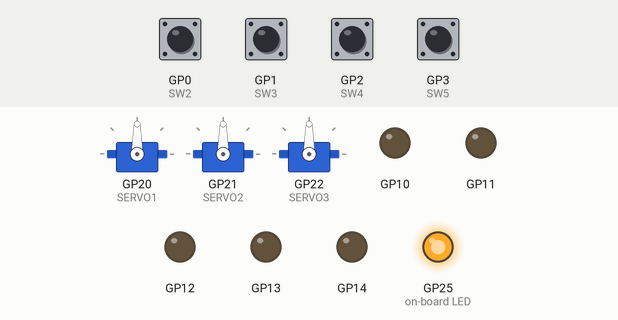
Recording of a program running on a simulated Raspberry Pi Pico running MicroPython. Parts: 3 × servo, output pins drawn as LEDs (lit = HIGH). The test bench sets the inputs (shaded band); at power-on: GP0 (SW2), GP1 (SW3), GP2 (SW4), GP3 (SW5) HIGH. Servo angles are drawn from the pulse width (0.5 ms = 0°, 2.5 ms = 180°); what the program prints to the serial console is not drawn.

Above: at 1.2 s.
1.3 s: GP0 (SW2) pulled LOW for 1 s
At 2.8 s:
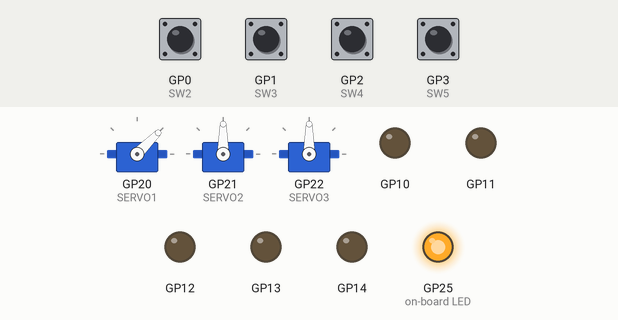
3.8 s: GP3 (SW5) pulled LOW for 1 s
At 5.9 s:
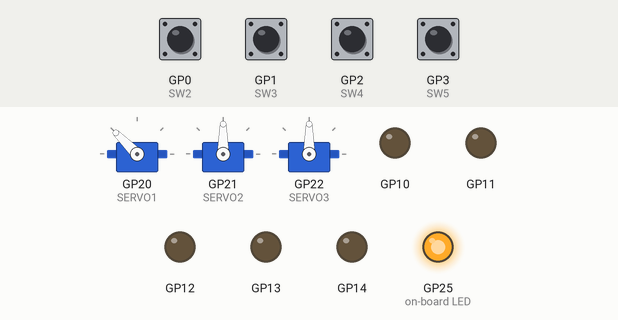
6.3 s: GP1 (SW3) pulled LOW for 1 s
At 7.6 s:
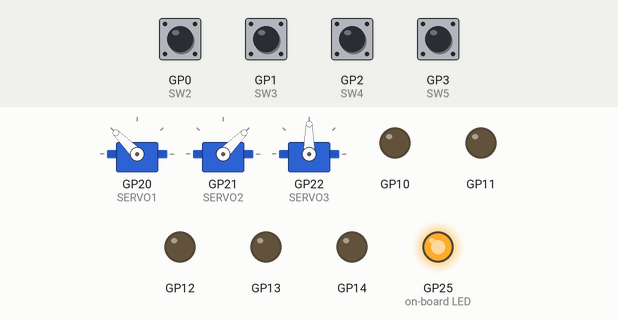
8.8 s: GP2 (SW4) pulled LOW for 1 s
At 10.3 s:
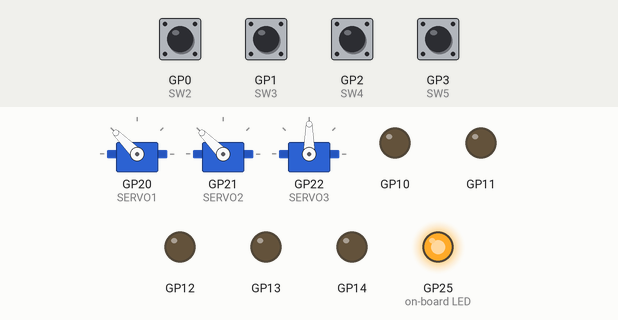
11.3 s: GP0 (SW2) pulled LOW for 0.15 s
At 11.9 s:
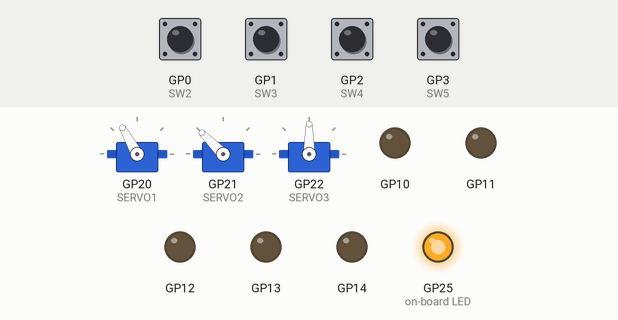
12.9 s: GP1 (SW3) pulled LOW for 1 s
At 14.3 s:
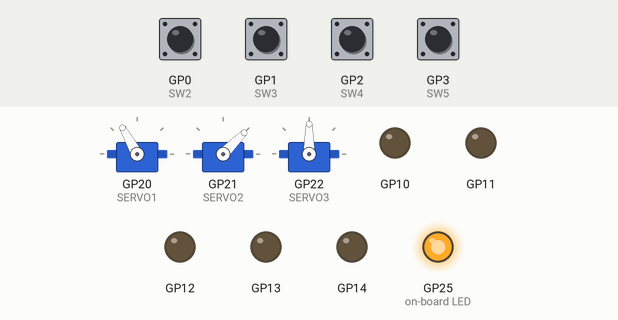
Timing chart, 0 to 15.9 s (numbered marks = the images above; inputs shaded):
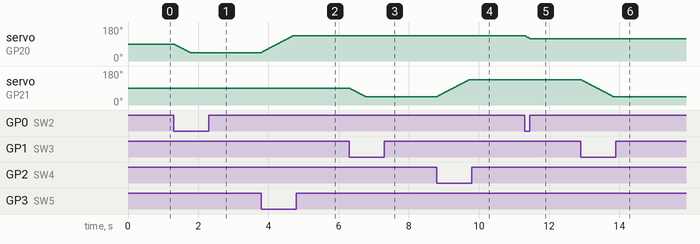

The program:

B10_Servo_Controller_Project.py
```python
# ================================================================================
# Project: Servo Controller [B10_Servo_Controller_Project.py]
# Version: 1.2
# Updated: September 14, 2026
#
# Platform: mirobo.tech BEAPER Pico circuit (any configuration)
# Requires: BEAPER_Pico.py board module file
#
# Before starting this project, re-read GE 1 and GE 3 from
# Activity 10: Analog Output.
#
# IMPORTANT - How servo PWM differs from LED and motor PWM:
#
# For LEDs and motors, the duty cycle (proportion of on-time) is
# what matters. The PWM frequency can vary within a wide range.
#
# For hobby servos, position is encoded differently: the servo
# expects a pulse of a specific width, repeated at a fixed rate.
# The standard is a 50 Hz signal (one pulse every 20ms), but the
# pulse width is different depending on the servo's travel angle:
#
# For 90 degree travel servos:
#   - 1.0ms pulse width = full anti-clockwise (~0 degrees)
#   - 1.5ms pulse width = centre position (~45 degrees)
#   - 2.0ms pulse width = full clockwise (~90 degrees)
#
# For 180 degree travel servos:
#   - 0.5ms pulse width = full anti-clockwise (~0 degrees)
#   - 1.5ms pulse width = centre position (~90 degrees)
#   - 2.5ms pulse width = full clockwise (~180 degrees)
#
# Servo connector locations on BEAPER Pico:
#   H5 - Servo channel 1 (use beaper.set_servo(SERVO1, angle))
#   H6 - Servo channel 2 (use beaper.set_servo(SERVO2, angle))
#   H7 - Servo channel 3 (use beaper.set_servo(SERVO3, angle))
#
# Note: BEAPER Pico has three servo channels (H5-H7), not four -
# H8 is shared with the piezo speaker instead of a fourth servo.
# This project only uses two channels, so the difference doesn't
# affect the code below.
#
# Controls:
#   RV1 - servo 1 position (0-90 degrees, if pots installed)
#   RV2 - servo 2 position (0-90 degrees, if pots installed)
#   SW2/SW5 - servo 1 step clockwise/anti-clockwise (if no pots)
#   SW3/SW4 - servo 2 step clockwise/anti-clockwise (if no pots)
# ================================================================================

# IMPORTANT: Copy BEAPER_Pico.py into your Raspberry Pi Pico.
import BEAPER_Pico as beaper  # Set up BEAPER Pico I/O

import time

# --- Program Configuration ------------
POTS_INSTALLED = False                # Set True if RV1 and RV2 are installed

# --- Program Constants ----------------
STEP_DELAY    = 20                    # Main loop delay (ms)
ANGLE_STEP    = 2                     # Degrees per button press step

# --- Program Variables ----------------
servo1_angle = 45                     # Current angle for servo 1 (degrees)
servo2_angle = 45                     # Current angle for servo 2 (degrees)


# --- Main Program ---------------------

beaper.pico_led_on()
print("Servo Controller")

# Move both servos to centre position on startup
beaper.set_servo(beaper.SERVO1, servo1_angle)
beaper.set_servo(beaper.SERVO2, servo2_angle)
print("Servos at centre (45 degrees)")

if POTS_INSTALLED:
    print("RV1: servo 1 position   RV2: servo 2 position")
else:
    print("SW2/SW5: servo 1 anti-CW/CW   SW3/SW4: servo 2 anti-CW/CW")

while True:
    SW2_pressed = beaper.SW2.value() == 0
    SW3_pressed = beaper.SW3.value() == 0
    SW4_pressed = beaper.SW4.value() == 0
    SW5_pressed = beaper.SW5.value() == 0

    if POTS_INSTALLED:
        servo1_angle = int(beaper.RV1_level() * 90 / 65535)
        servo2_angle = int(beaper.RV2_level() * 90 / 65535)
    else:
        if SW2_pressed:
            servo1_angle -= ANGLE_STEP
        elif SW5_pressed:
            servo1_angle += ANGLE_STEP
        if SW3_pressed:
            servo2_angle -= ANGLE_STEP
        elif SW4_pressed:
            servo2_angle += ANGLE_STEP

    servo1_angle = beaper.set_servo(beaper.SERVO1, servo1_angle)
    servo2_angle = beaper.set_servo(beaper.SERVO2, servo2_angle)
    print("S1:", servo1_angle, "deg   S2:", servo2_angle, "deg", end="\r")

    time.sleep_ms(STEP_DELAY)


# ================================================================================
# Extension Activities
# ================================================================================
#
# --------------------------------------------------------------------------------
# EA 1 - Reading set_servo()
# --------------------------------------------------------------------------------
#
# Open BEAPER_Pico.py and read the 'set_servo()' function and
# the three constants above it: 'SERVO_MIN_US', 'SERVO_MAX_US',
# and 'SERVO_RANGE'.
#
# Trace through 'set_servo()' with angle=0, angle=45, and
# angle=90. What pulse width in microseconds does each produce?
# Do the results match the 1.0ms, 1.5ms, and 2.0ms values
# described in the header above?
#
# The function uses 'servo.duty_ns()' rather than
# 'servo.duty_u16()'. Why is expressing the pulse in nanoseconds
# more direct for servo control than expressing it as a duty
# cycle percentage? At 50 Hz (20ms period), what duty_u16 value
# would correspond to a 1.5ms pulse - calculate it and compare
# with the 4915 initialisation value used in the board module.
#
# Try calling 'beaper.set_servo(beaper.SERVO1, 0)',
# 'beaper.set_servo(beaper.SERVO1, 45)', and
# 'beaper.set_servo(beaper.SERVO1, 90)' directly from the
# console while the program is stopped. Observe the servo
# position for each call and confirm it matches the calculated
# pulse widths.
#
# --------------------------------------------------------------------------------
# EA 2 - sweep(servo_fn, start_angle, end_angle, step_ms)
# --------------------------------------------------------------------------------
#
# Write a 'sweep(servo_fn, start_angle, end_angle, step_ms)'
# function that moves a servo smoothly from start_angle to
# end_angle, pausing step_ms milliseconds between each degree
# of movement. Use it to create a scanning motion - sweep from
# 0 to 90 and back continuously.
#
# Note that 'sweep()' uses 'time.sleep_ms()' internally, which
# blocks the main loop for its full duration. How would you
# allow two servos to sweep simultaneously? This is the problem
# Activity 11's non-blocking timing solves.
#
# --------------------------------------------------------------------------------
# EA 3 - Servo sequencer
# --------------------------------------------------------------------------------
#
# Implement a servo sequencer: define a sequence of (angle,
# dwell_ms) pairs representing positions and how long to hold
# each one. Write a function that steps through the sequence,
# moving the servo to each angle and waiting the specified time.
#
# Example sequence for a simple pick-and-place arm:
#
# Example code:
#
# sequence = (
#   (10, 800),   # Move to pick position
#   (60, 1500),  # Move to carry position
#   (90, 400),   # Move to place position
#   (60, 500),   # Return to carry position
# )
#
# The following code reads the sequence, sets SERVO1's position,
# and waits for the dwell time:
#
# Example code:
#
# for step in sequence:
#   beaper.set_servo(beaper.SERVO1, step[0])  # servo position
#   time.sleep_ms(step[1])  # delay for servo dwell time
#
# --------------------------------------------------------------------------------
# EA 4 - Extended pulse width range
# --------------------------------------------------------------------------------
#
# Research the pulse width range for the specific servo you are
# using. Many servos accept a wider range than the standard
# 1.0-2.0ms, allowing more than 90 degrees of travel. Look in
# BEAPER_Pico.py for constants that set the servo pulse width
# limits and try adjusting them. What happens if the pulse width
# exceeds the servo's mechanical limits?
```

Source omitted: BEAPER_Pico.py (11693 bytes)

Measured:
- after the input at 1.3 s, servo on GP20 (SERVO1): moves from 90° to 45° over 0.45 s, starting at once
- after the input at 3.8 s, servo on GP20 (SERVO1): moves from 45° to 135° over 0.90 s, starting at once
- after the input at 6.3 s, servo on GP21 (SERVO2): moves from 90° to 45° over 0.45 s, starting at once
- after the input at 8.8 s, servo on GP21 (SERVO2): moves from 45° to 135° over 0.90 s, starting at once
- after the input at 11.3 s, servo on GP20 (SERVO1): 135° → 119° at once
- after the input at 12.9 s, servo on GP21 (SERVO2): moves from 135° to 45° over 0.90 s, starting at once
